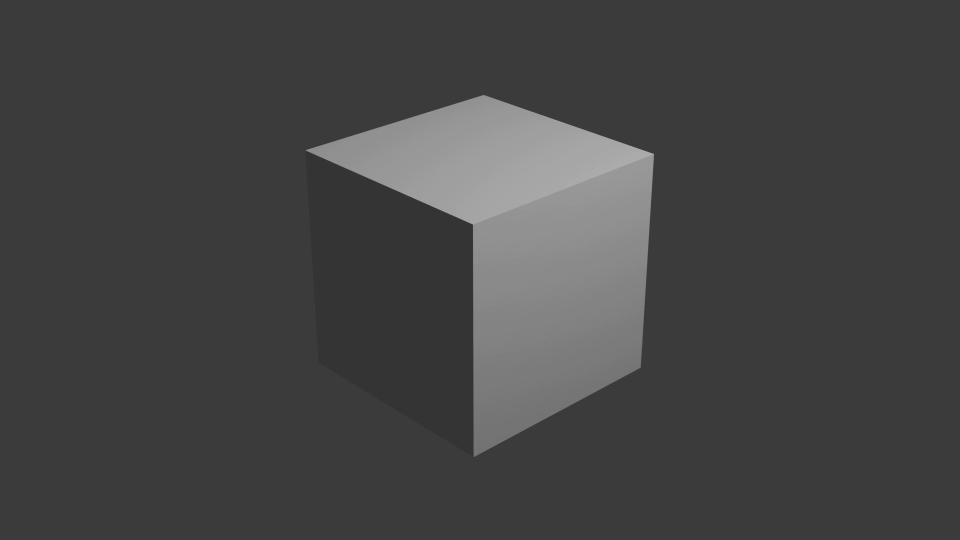
#> input picture frame 25 of Renders/2023-12-01.mp4, 1920 x 1080 px, given in place of the camera (shown at 1/2 size)
$ python HistogramEqualizer.py
#> lines starting #> are read from the running program, lines starting #| are printed output that depends on the picture
### Research/MotionTracker.py
import cv2
import numpy as np
import time
from datetime import datetime, timedelta
import os
import seaborn as sns
from tkinter import Tk
import matplotlib.pyplot as plt
# [6 lines of commented-out code are left out]


class MotionTracker():

    def __init__(self, width_corr, height_corr):
        self.width_corr, self.height_corr = width_corr, height_corr
        self.frames = []
        self.frame_diffs = []
        self.kernel = (np.ones((10,10))/100)

    def set_focus(self, *, frame):
        if self.height_corr[1] == 0:
            self.height_corr[1] = frame.shape[0]
        if self.width_corr[1] == 0:
            self.width_corr[1] = frame.shape[1]
        return frame[self.height_corr[0]:self.height_corr[1], self.width_corr[0]:self.width_corr[1]]


    def get_frame_diff(self, *, frames):
        curr_frame = np.array(frames[-1], dtype=float)
        last_frame = np.array(frames[0], dtype=float)
        frame_diff = last_frame - curr_frame
        # frame_diff = cv2.filter2D(src=frame_diff,
        #                            ddepth=-1,
        #                            kernel=self.kernel)
        _, frame_diff = cv2.threshold(frame_diff, 5, 255, cv2.THRESH_TOZERO)
        diff = (frame_diff**2).mean()
        return frame_diff, diff

    def preprocess_frame(self, *, frame):
        frame = self.set_focus(frame=frame)
        frame = cv2.cvtColor(frame, cv2.COLOR_BGR2GRAY)
        return frame


    def track_motion(self, *, frame):
        self.frames.append(frame)
        if len(self.frames) > 2:
            del self.frames[0]
        return self.get_frame_diff(frames=self.frames)

    # [7 lines left out: function render_text, not called in this run]


class VideoRecorder():

    # [49 lines left out: functions __init__, save_video, record_video, check_trigger, not called in this run]


class PartyGlow():

    def __init__(self):
        self.color_code = 0
        self.start = time.time()

    def init_frame_glow(self, frame):
        self.frame_glow = np.zeros(shape=(frame.shape[0], frame.shape[1], 3), dtype="float")

    # [7 lines left out: function get_frame_glow, not called in this run]

    def get_color(self):
        now = time.time()
        self.color_code = int((round(now-self.start, 0)%30)/10)

    # [10 lines left out: functions party_glow, add_party_glow, not called in this run]


class Timelapse():

    # [19 lines left out: functions __init__, save_photo, not called in this run]


class Figure():

    def __init__(self, overlay=False):
#> called with overlay = False
        self.timesteps = 25
        self.n_values = 100
        self.diffs = []
        self.central_moments = [[] for _ in range(4)]

        if overlay:
            root = Tk()
            root.withdraw()  # Hide the dummy root window
            plt.rcParams['toolbar'] = 'None'
            plt.get_current_fig_manager().window.attributes('-alpha', 0.3)             # Remove bars
            plt.get_current_fig_manager().window.overrideredirect(True)
            # plt.get_current_fig_manager().window.title("")

        self.fig, (self.ax1, self.ax2) = plt.subplots(2, figsize=(16,16))
        # plt.get_current_fig_manager().window.state('zoomed')
        colors = sns.color_palette("rocket", 3)[1:]
        # self.fig.patch.set_facecolor('#000000')
        # self.ax1.set_facecolor('#000000')
        # self.ax2.set_facecolor('#000000')
        (self.ln1,) = self.ax1.plot(range(self.n_values), np.linspace(0,1, self.n_values), animated=True, c=colors[0])
        (self.ln2,) = self.ax2.plot(np.linspace(-0.5, 2, self.n_values), np.linspace(0,0.35, self.n_values), animated=True, c=colors[1])
        # self.ax2.fill_between(np.linspace(-50, 350, self.n_values), 0, 0, color='blue', label="filling")

        plt.show(block=False)
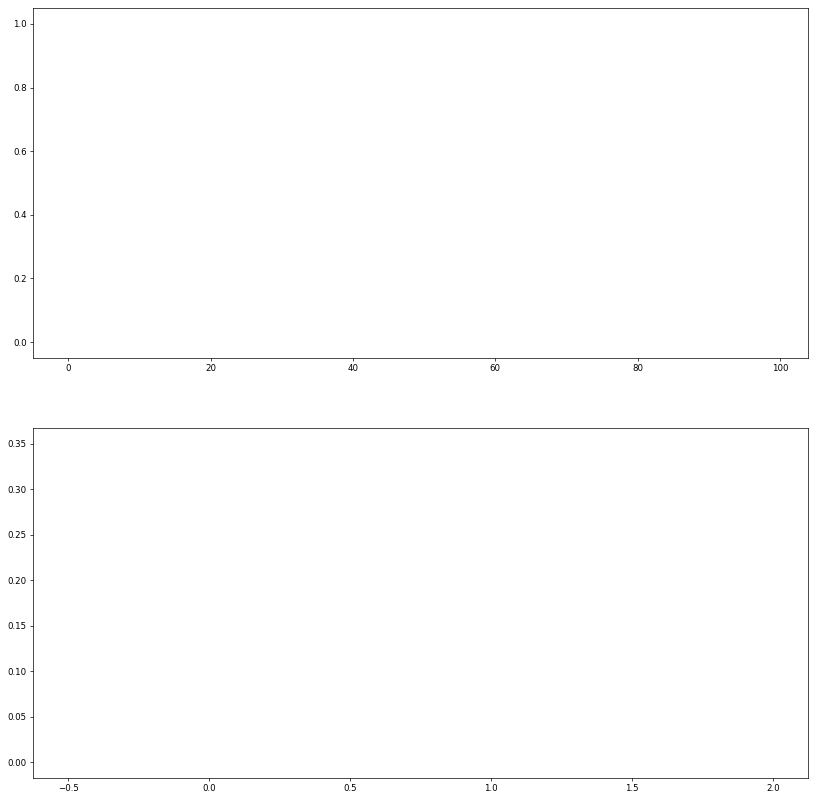
#> figure drawn by matplotlib, 2 panels; panel 1: curve peaks at x = 99, y = 1; panel 2: curve peaks at x = 2, y = 0.35
        plt.pause(0.1)

        self.bg = self.fig.canvas.copy_from_bbox(self.fig.bbox)
        self.ax1.draw_artist(self.ln1)
        self.ax2.draw_artist(self.ln2)
        self.fig.canvas.blit(self.fig.bbox)

    def get_current_dist(self, *, x):
        def get_central_moments(*, x, k):
            return ((x-x.mean())**k).mean()

        def get_distribution(*, x, mu, std):
            return (1/std*(2*np.pi)**0.5) * np.exp(-0.5*((x-mu)/std)**2)

        if len(self.diffs) == self.n_values:
            del self.diffs[0]
        self.diffs.append(x)
        diffs = np.array(self.diffs)

        mean = np.array(diffs).mean()
        std = get_central_moments(x=diffs, k=2)**0.5
        skewness = get_central_moments(x=diffs, k=3)/(get_central_moments(x=diffs, k=2)**(0.5*3))
        kurtosis = get_central_moments(x=diffs, k=4)/(get_central_moments(x=diffs, k=2)**(0.5*(4)))
        dist = get_distribution(x=np.linspace(-50,350, self.n_values),mu=mean, std=std)

        self.central_moments[0].append(mean)
        self.central_moments[1].append(std)
        self.central_moments[2].append(skewness)
        self.central_moments[3].append(kurtosis)

        for central_moment in self.central_moments:
            if len(central_moment)==25:
                del central_moment[0]
        return dist

    def update_figure(self, *, x):

        self.fig.canvas.restore_region(self.bg)
        dist = self.get_current_dist(x=x)
        self.ln1.set_ydata(self.diffs)
        self.ln2.set_ydata(dist)

        # re-render the artist, updating the canvas state, but not the screen
        # path = self.ax2.fill_between(np.linspace(-50, 350, self.n_values), 0, dist, label="filling", alpha=0.8)

        if len(self.diffs) == self.n_values:
            # self.ax2.draw_artist(path)
            self.ax1.draw_artist(self.ln1)
            self.ax2.draw_artist(self.ln2)

        self.fig.canvas.blit(self.fig.bbox)
        self.fig.canvas.flush_events()


class ServoMotor():

    # [18 lines left out: functions __init__, move, not called in this run]


class LCD():

    def __init__(self):
        self.lcd = CharLCD(cols=16, rows=2, pin_rs=37, pin_e=35, pins_data=[33, 31, 29, 23], numbering_mode=GPIO.BOARD)
        self.lcd.clear()

    def update(self, text):
        self.lcd.clear()
        self.lcd.write_string(f"Curr angle: {text:.0f}")


class BackgroundVideo():

    # [22 lines left out: functions __init__, load_video, current_frame, not called in this run]


class Camera():

    def __init__(self, cam, pi):
        self.cam, self.pi = cam, pi
        self.width, self.height = 1280, 720

        if self.cam:
            if self.pi:
                self.cap = Picamera2()
                video_config = self.cap.create_video_configuration(main={"size": (self.width, self.height), "format": "BGR888"})
                self.cap.configure(video_config)
                self.cap.start()
            else:
                self.cap = cv2.VideoCapture(0) # Laptop
                # [10 lines of commented-out code are left out]

    def read(self):
        if self.cam:
            ret, src_frame = (True, self.cap.capture_array()) if self.pi else self.cap.read()
#> src_frame is the input picture: shape (1080, 1920, 3); min 46, max 175, mean 68.3
        else:
            ret, src_frame = (True, pyautogui.screenshot())
        if not ret:
            print("Error: cap not found")
            self.quit()
        return src_frame

    def quit(self):
        if self.cam:
            self.cap.release()
            cv2.destroyAllWindows()
        quit()


class Trajectory():

    def __init__(self, n_points=10):
        self.n_points = n_points
        self.trajectory_list = []

    # [10 lines left out: function get_image_moments, not called in this run]


class Lambda():

    def __init__(self, lamb_func=lambda x: (x)):
        self.lamb_func = lamb_func

    def __call__(self, lamb_func, frame):
        return lamb_func(frame)


class MotionTrackerManager():

    def __init__(self, *, mtracker=True, rec=False, party=False, fig=False, bgv=False, t_lapse=False, cam=True, trajec=False, pi=False, servo=False, lcd_bool=False, lamb_bool=False):
        self.mtracker = mtracker
        self.rec = rec
        self.party = party
        self.fig = fig
        self.bgv = bgv
        self.t_lapse = t_lapse
        self.cam = cam
        self.trajec = trajec
        self.pi = pi
        self.servoMotor_bool = servo
        self.lcd_bool = lcd_bool
        self.lamb_bool = lamb_bool

        self.width_corr, self.height_corr = [0, 0], [0, 0] # [150, 250] # width, height

        self.camera = Camera(cam=self.cam, pi=self.pi)
        if self.mtracker: self.motionTracker = MotionTracker(self.width_corr, self.height_corr)
        if self.rec: self.videoRecorder = VideoRecorder()
        if self.party: self.partyGlow = PartyGlow()
        if self.fig: self.figure = Figure()
        if self.bgv: self.backgroundVideo = BackgroundVideo() # self.b_video = self.backgroundVideo.load_video()
        if self.t_lapse: self.timelapse = Timelapse()
        if self.trajec: self.trajectory = Trajectory()
        if self.servoMotor_bool: self.servoMotor = ServoMotor((self.camera.width, self.camera.height))
        if self.lcd_bool: self.lcd = LCD()
        if self.lamb_bool: self.lamb = Lambda()


    def run(self):

        while True:
            src_frame = self.camera.read()

            if self.lamb_bool:
                (frame_test, *entropy) = self.lamb(self.lamb_func, frame=src_frame.copy())
            if self.mtracker:
                frame = self.motionTracker.preprocess_frame(frame=src_frame.copy())
                frame_diff, diff = self.motionTracker.track_motion(frame=frame)
            if self.t_lapse:
                self.timelapse.save_photo(frame=src_frame)
            if self.rec:
                self.videoRecorder.record_video(frame=src_frame, diff=diff)

            if self.trajec:
                self.trajectory.get_image_moments(frame=frame_diff)
                if self.servoMotor_bool:
                    self.servoMotor.move(coor=(self.trajectory.trajectory_list[-1]))
                if self.lcd_bool:
                    self.lcd.update(text=self.servoMotor.curr_angle)

            if self.fig:
                self.figure.update_figure(x=entropy)
            if self.party:
                party_glow = self.partyGlow.party_glow(frame_diff=frame_diff)
                frame = self.partyGlow.add_party_glow(frame=frame, party_glow=party_glow)

                if self.bgv:
                    frame = self.backgroundVideo.current_frame()
                    party_glow = np.array(party_glow, dtype="float")
                    frame = np.array(frame, dtype="float")
                    frame += party_glow*3
                    frame = np.where(frame>255, 255, frame)
                    frame = np.array(frame, dtype="uint8")


            # cv2.rectangle(src_frame, (int(self.trajectory.trajectory_list[-1][0]), int(self.trajectory.trajectory_list[-1][1])), (int(self.trajectory.trajectory_list[-1][0])+10, int(self.trajectory.trajectory_list[-1][1])+10), (0,255,0), thickness=10)

            # cv2.rectangle(debug_frame, (self.width_corr[0], self.height_corr[0]), (self.width_corr[1], self.height_corr[1]), (0,255,0))
            cv2.imshow("Lambda func", frame_test)
            cv2.imshow("Source frame", cv2.cvtColor(src_frame, cv2.COLOR_BGR2GRAY))
            # cv2.imshow("Filter", frame_diff)

            if cv2.waitKey(1) & 0xFF == ord("q"):
                self.camera.quit()
            if cv2.waitKey(1) & 0xFF == ord("1"):
                self.partyGlow = PartyGlow()
                self.partyGlow.init_frame_glow(frame=frame)
                self.party = not(self.party)


# [15 lines that do not run on import are left out]

### Research/HistogramEqualizer.py
import MotionTracker as mt
import numpy as np
import cv2


def histogram_equalization(frame):

    def get_information_content(frame):
        hist = np.histogram(frame, bins=256)[0]
        prob = hist/hist.sum()
        info = np.where(prob>1e-6, np.log2(prob), 0)
        return info

    def get_entropy(frame):
        info = get_information_content(frame)
        hist = np.histogram(frame, bins=256)[0]
        prob = hist/hist.sum()

        entropy = -(prob * info)[~np.isnan(prob)].sum()
        return entropy

    frame = cv2.cvtColor(frame, cv2.COLOR_BGR2GRAY)
    hist = np.array([np.where(frame==i ,1 ,0).sum() for i in range(256)])
#> hist = 256 values, max 1668120 at index 59, min 0 at index 0, mean 8100
    prob = hist/hist.sum()
#> prob = 256 values, max 0.804 at index 59, min 0 at index 0, mean 0.00391
    transfer = np.cumsum(prob) - np.arange(256)/256
#> transfer = 256 values, max 0.647 at index 60, min -0.198 at index 51, mean 0.235
    frame_he = (frame * (1+transfer[frame])).astype("uint8")
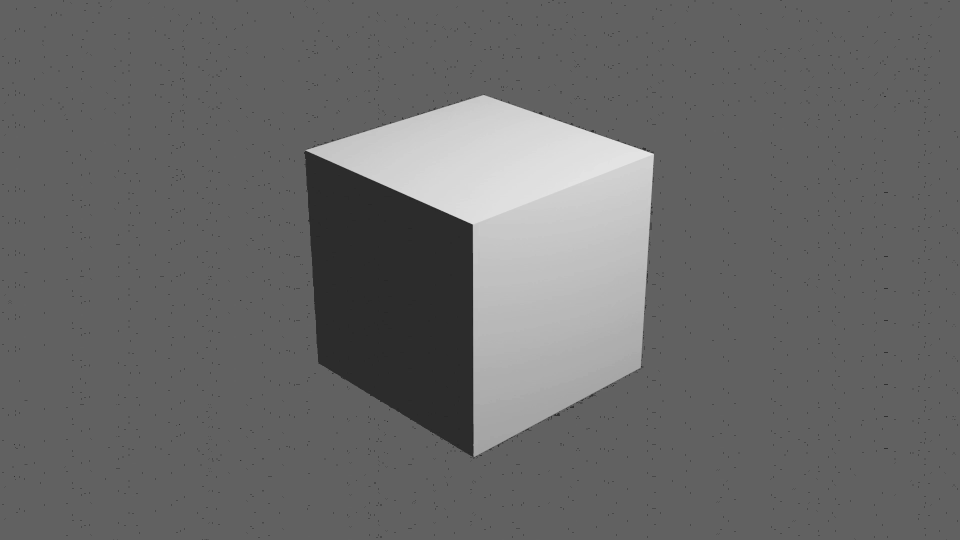
#> frame_he: shape (1080, 1920) (shown at 1/2 size); min 37, max 230, mean 104.9
    return frame_he, get_entropy(frame_he) - get_entropy(frame)
#> in get_information_content, `hist = np.histogram(frame, bins=256)[0]`: hist = 256 values, max 1668120 at index 79, min 0 at index 4, mean 8100
#> in get_information_content, `prob = hist/hist.sum()`: prob = 256 values, max 0.804 at index 79, min 0 at index 4, mean 0.00391
#> in get_information_content, `info = np.where(prob>1e-6, np.log2(prob), 0)`: info = 256 values, max 0 at index 4, min -18.4 at index 0, mean -4.97
#> in get_entropy, `entropy = -(prob * info)[~np.isnan(prob)].sum()`: entropy = 1.63


motionTrackerManager = mt.MotionTrackerManager(fig=True, lamb_bool=True)
motionTrackerManager.lamb_func = histogram_equalization# lambda x: (np.where(x>100, x, 0), (2))
motionTrackerManager.run()
#> in run, `(frame_test, *entropy) = self.lamb(self.lamb_func, frame=src_frame.cop..`: entropy = [-0.00193]
#> in get_frame_diff, `frame_diff = last_frame - curr_frame`: frame_diff: shape (1080, 1920) float64; every value is 0
#> in get_frame_diff, `diff = (frame_diff**2).mean()`: diff = 0
#> in get_current_dist, `diffs = np.array(self.diffs)`: diffs = [-0.00193]
#> in get_current_dist, `mean = np.array(diffs).mean()`: mean = -0.00193
#> in get_current_dist, `std = get_central_moments(x=diffs, k=2)**0.5`: std = 0
#> in get_current_dist, `skewness = get_central_moments(x=diffs, k=3)/(get_central_moments(x=di..`: skewness = nan
#> (key q is pressed here)
#> (the program exits here)
